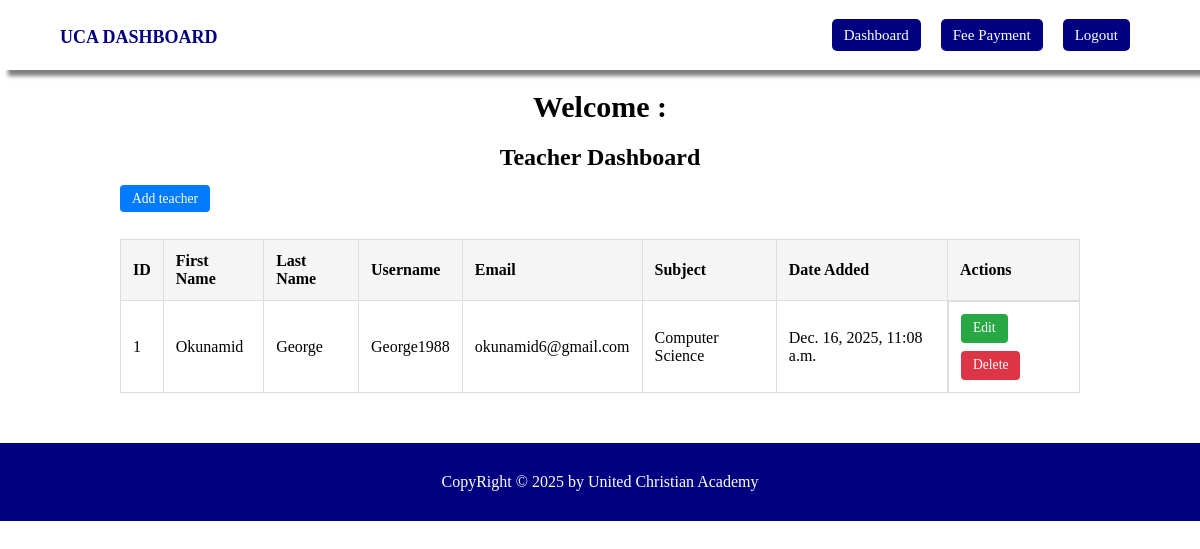
The app's page /dashboard/teacher_list/ with its own data.
### schoolapp/models.py (models this page shows, shortened)
class Teacher(models.Model):
    user_profile = models.OneToOneField(User, on_delete=models.CASCADE, related_name='teacher_profile')
    subjects = models.ManyToManyField(Subject, related_name='assigned_teachers')  # Renamed reverse relation
    date_of_joining = models.DateTimeField(auto_now_add=True)

class User(AbstractUser):
    STATUS = (
        ('admin', 'Admin'),
        ('teacher', 'Teacher'),
        ('cashier', 'Cashier'),
        ('student', 'Student'),
    )
    role = models.CharField(max_length=20, choices=STATUS, default='student')

class Subject(models.Model):
    name = models.CharField(max_length=100)
    description = models.TextField(null=True, blank=True)
    teacher = models.ForeignKey('Teacher', on_delete=models.SET_NULL, null=True, blank=True, related_name='taught_subjects')  # Renamed reverse relation

### schoolapp/views.py (the view)
# urls.py: path('dashboard/teacher_list/', views.teacher_list, name='teacher_list'),
def teacher_list(request):
    teachers = Teacher.objects.all()
    context = {
        'teachers': teachers
    }
    return render(request, 'dashboard/teacher_list.html', context)

### templates/dashboard/teacher_list.html
{% extends 'dashboard/base.html'%} {% block content%}
<div class="container">
  <h1>Welcome : {{user.username}}</h1>
  <h2>Teacher Dashboard</h2>
  <br />
  <td>
    <a href="{% url 'teacher_create'%}" class="btn view">Add teacher</a>
  </td>
  <div class="table-wrapper">
    <table class="responsive-table">
      <thead>
        <tr>
          <th>ID</th>
          <th>First Name</th>
          <th>Last Name</th>
          <th>Username</th>
          <th>Email</th>
          <th>Subject</th>
          <th>Date Added</th>
          <th>Actions</th>
        </tr>
      </thead>
      <tbody>
        {% for teacher in teachers%}
        <tr>
          <td>{{forloop.counter}}</td>
          <td>{{teacher.user_profile.first_name}}</td>
          <td>{{teacher.user_profile.last_name}}</td>
          <td>{{teacher.user_profile.username}}</td>
          <td>{{teacher.user_profile.email}}</td>
          <td>
            {% for subject in teacher.subjects.all %} {{ subject.name }} <br />
            {% empty %} No subjects {% endfor %}
          </td>
          <td>{{teacher.date_of_joining}}</td>
          <td class="actions">
            <a href="{% url 'teacher_edit' teacher.id %}" class="btn edit"
              >Edit</a
            >
            <a href="{% url 'delete_teacher' teacher.id %}" class="btn delete"
              >Delete</a
            >
          </td>
        </tr>
        {% endfor %}
      </tbody>
    </table>
  </div>
</div>
{% endblock content%}

### schoolapp/static/dashboard/css/styles.css (style rules this page uses)
* { margin: 0; padding: 0; box-sizing: border-box; }
.container { width: 80%; margin: 40px auto; }
.container h2 { text-align: center; }
.container h1 { text-align: center; font-size: 30px; margin-bottom: 20px; font-weight: bold; margin-top: 90px; }
.table-wrapper, .form-wrapper { display: flex; justify-content: center; margin: 2rem 0; }
.responsive-table { width: 100%; max-width: 1000px; border-collapse: collapse; }
.responsive-table th, .responsive-table td { padding: 0.75rem; border: 1px solid #ddd; text-align: left; }
.responsive-table th { background-color: #f5f5f5; }
.actions { display: flex; gap: 0.5rem; flex-wrap: wrap; }
.btn { padding: 0.4rem 0.75rem; text-decoration: none; border-radius: 4px; font-size: 0.85rem; color: #fff; }
.view { background-color: #007bff; }
.edit { background-color: #28a745; }
.delete { background-color: #dc3545; }

### records on screen
Teacher: user_profile.first_name "Okunamid", user_profile.last_name "George", user_profile.username "George1988", user_profile.email "okunamid6@gmail.com", date_of_joining "Dec. 16, 2025, 11:08 a.m."
Subject: name "Computer Science"
